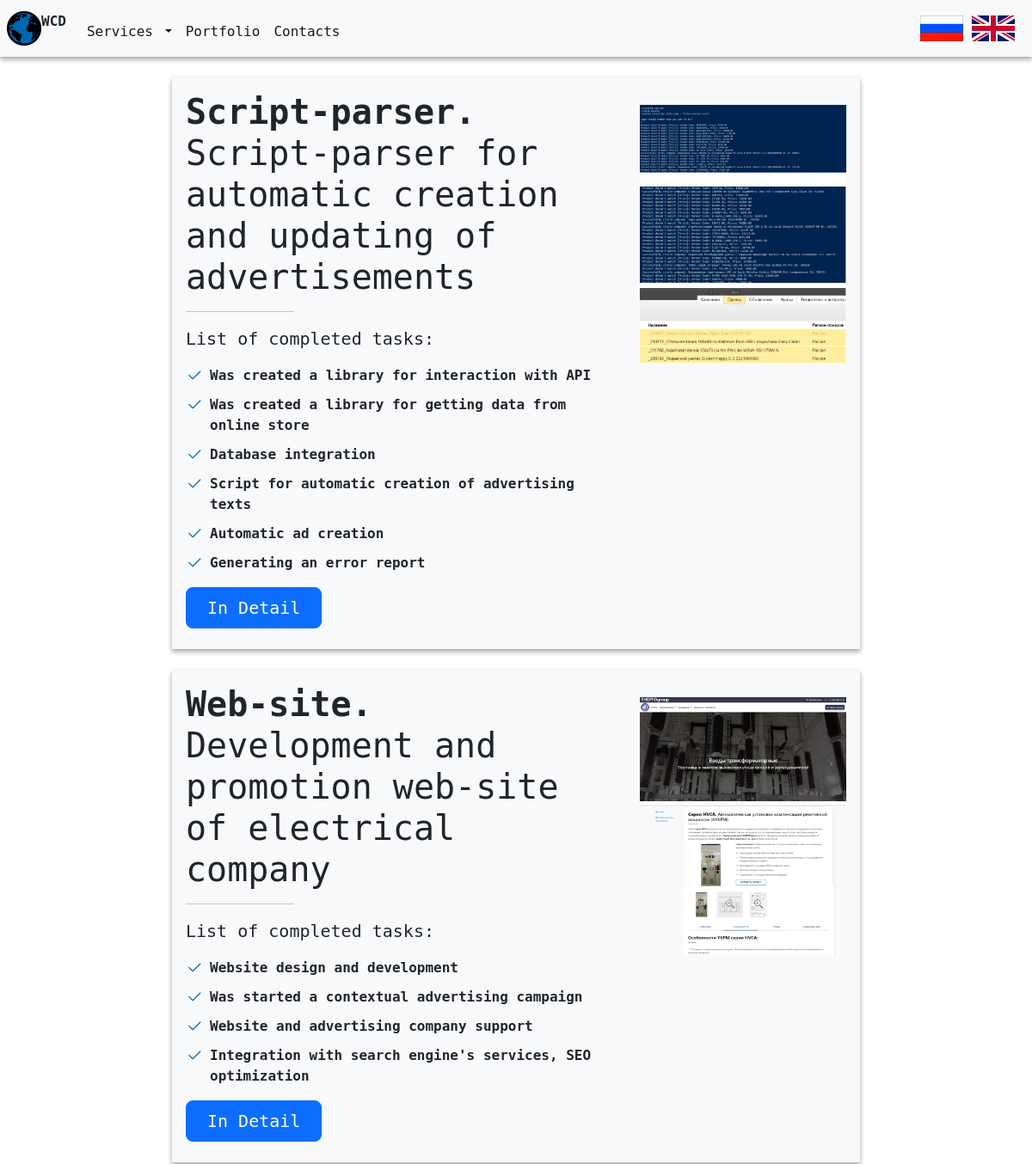
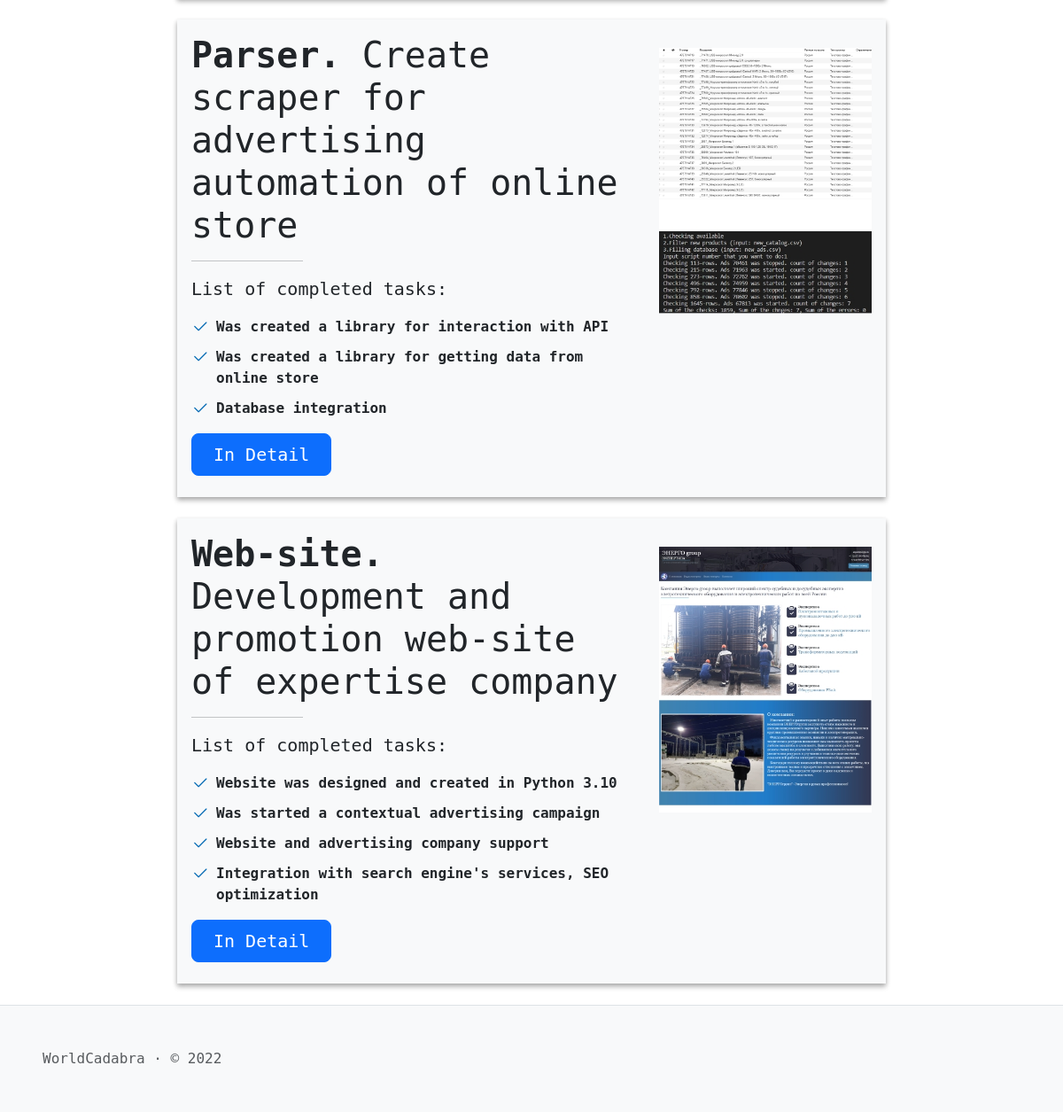
/en/projects/, run on the app's committed database (2 pictures, top to bottom).
### Class_SQLAlchemy.py (models this page shows, shortened)
class Menu(db.Model):
    id = db.Column(db.Integer, unique=True, primary_key=True)
    title = db.Column(db.String(100), nullable=False)
    url = db.Column(db.String(100), nullable=True)
    url_name = db.Column(db.String(100), nullable=True)
    visibility = db.Column(db.String(50), default='visible', nullable=False)
    button_type = db.Column(db.String(50), nullable=False)
    parent = db.Column(db.String(50))
    language = db.Column(db.String(20), nullable=False)
    priorities = db.Column(db.Integer)
    note = db.Column(db.String(200), nullable=True)

class projects(db.Model):
    id = db.Column(db.Integer, unique=True, primary_key=True)
    title = db.Column(db.String(100), nullable=False)
    short_discription = db.Column(db.String(2000), nullable=True)
    photo = db.Column(db.String(500), nullable=True)
    url = db.Column(db.String(100), nullable=True)
    url_name = db.Column(db.String(100), nullable=True)
    visibility = db.Column(db.String(50), default='visible', nullable=False)
    content = db.Column(db.String(50000), nullable=True)
    language = db.Column(db.String(20), nullable=False)
    priorities = db.Column(db.Integer)
    note = db.Column(db.String(200), nullable=True)

### en/en.py (the view)
@en.route('/projects/')
def Projects():
    content = projects.query.filter_by(visibility='visible', language='en').order_by(projects.priorities.desc()).all()
    return render_template('projects.html', general=get_general_content('projects'), content=content)

### en/en.py (called while the page is built)
def get_general_content(url_name):
    res = {}
    try:
        res['Menu'] = Menu.query.filter_by(visibility='visible', language='en').order_by(Menu.priorities).all()
        res['SEO'] = SEO.query.filter_by(language='en', url_name=url_name).first()
        return res
    except:
        abort(404)

### templates/projects.html
{% extends "layout.html" %}
{% block body %}
{% for item in content %}
<div class="container-flex project-tasks col-lg-8 mx-auto my-4 p-3">
        <div class="row">
            <div class="col-md-8 col-sm-12">
                    <h1 class="mb-3">{{ item.title|safe }}</h1>
                    <hr class="col-5 col-md-3">
                    {{ item.short_discription|safe }}
                    <div>
                        <a href="{{ item.url }}" class="btn btn-primary btn-lg px-4 mb-2">
                        {% if item.language == 'ru' %}
                        Подробнее
                        {% elif item.language == 'en' %}
                        In Detail
                        {% endif %}
                        </a>
                    </div>
            </div>
            <div class="col-md-4 col-sm-12 pt-sm-3 text-center">
                <img src="{{ item.photo }}" class="img-fluid" alt="{{ item.title }}">
            </div>
        </div>
</div>
{% endfor %}
{% endblock %}

### templates/layout.html (shortened to what this page needs)
<!DOCTYPE html>
<html lang="{{ general['SEO'].language }}">
<head>
    {% block head %}
    <link href="{{ url_for('static', filename='css/bootstrap.min.css') }}" rel="stylesheet"
>
    <link rel="stylesheet" href="https://cdn.jsdelivr.net/npm/bootstrap-icons@1.9.1/font/bootstrap-icons.css">
    <link href="{{ url_for('static', filename='css/styles.css') }}" rel="stylesheet">
    {% endblock %}
</head>
<body>
    <header>
        <nav class="navbar navbar-expand-md bg-light">
            <a class="navbar-brand ps-2 mx-0" href="{{ url_for('.index') }}">
                <img src="{{ url_for('static', filename='img/logo_full.png') }}" alt="Logo" style="max-height: 40px">
            </a>
            <p class="navbar-logo pe-3">WCD</p>
            <div class="collapse navbar-collapse pt-2" id="navbarSupportedContent">
                <ul class="navbar-nav me-auto mb-lg-0">
                    {% for menu in general['Menu'] %}
                        {% if menu.button_type == 'menu' and not menu.parent %}
                            <li class="nav-item">
                                <a class="nav-link active" aria-current="page" href="{{ menu.url }}">{{menu.title}}</a>
                            </li>
                        {% elif menu.button_type == 'dropmenu' and not menu.parent %}
                            <li class="nav-item dropdown">
                                <a class="nav-link dropdown-toggle active" href="{{ menu.url }}" id="navbarDropdown" role="button"
                                    data-bs-toggle="dropdown" aria-expanded="false">
                                    {{menu.title}}
                                </a>
                            </li>
                        {% endif %}
                    {% endfor %}
                </ul>
            </div>
            <ul class="navbar-nav ms-auto mx-3 d-md-flex d-none align-items-center">
              <li class="nav-item m-1">
                  <a href="/"><img src="{{ url_for('static', filename='img/rus.png') }}"
                          style="max-height: 30px" class="img-fluid"></a>
                  <a href="/en"><img src="{{ url_for('static', filename='img/eng.png') }}"
                          style="max-height: 30px" class="img-fluid"></a>
              </li>
            </ul>
        </nav>
    </header>
    <main class="content">
        {% block body %}{% endblock %}
    </main>
</body>
<footer class="text-muted border-top bg-light">
  <div class="d-flex ms-5 py-5">
      WorldCadabra · © 2022
  </div>
</footer>
</html>

### static/css/styles.css (style rules this page uses)
:root { --color1: #0068B2; }
* { font-family: "DejaVu Sans Mono", "Marker Felt", "Linux Biolinum G"; }
.navbar .navbar-logo { font-size:16px; font-weight: 900; }
.project-tasks ul, .service-tasks ul { list-style: none; padding: 0; }
.project-tasks ul li, .service-tasks ul li { padding-left: 28px; position: relative; }
.project-tasks ul li+li, .service-tasks ul li+li { margin-top: 10px; }
.project-tasks ul i, .service-tasks ul i { position: absolute; left: 0; top: 2px; font-size: 20px; color: var(--color1); line-height: 1; }
.container-flex { background-color: #f8f9fa; box-shadow: 0 2px 5px rgba(0,0,0,0.2), 0 4px 6px rgba(0,0,0,0.2); }
header { box-shadow: 0 2px 5px rgba(0,0,0,0.2), 0 4px 6px rgba(0,0,0,0.2); }
.content { min-height: 100vh; }

### data on the page
Menu: title "Services"
Menu: title "Portfolio"
Menu: title "Contacts"
projects: title "Script-parser. Script-parser for automatic creation and updating of advertisements", short_discription "List of completed tasks: Was created a library for interaction with API Was created a library for getting data from online store Database integration Script for automatic creation of advertising texts Automatic ad creation Generating an error report", language "In Detail", photo (picture)
projects: title "Web-site. Development and promotion web-site of electrical company", short_discription "List of completed tasks: Website design and development Was started a contextual advertising campaign Website and advertising company support Integration with search engine's services, SEO optimization", language "In Detail", photo (picture)
projects: title "Parser. Create scraper for advertising automation of online store", short_discription "List of completed tasks: Was created a library for interaction with API Was created a library for getting data from online store Database integration", language "In Detail", photo (picture)
projects: title "Web-site. Development and promotion web-site of expertise company", short_discription "List of completed tasks: Website was designed and created in Python 3.10 Was started a contextual advertising campaign Website and advertising company support Integration with search engine's services, SEO optimization", language "In Detail", photo (picture)
